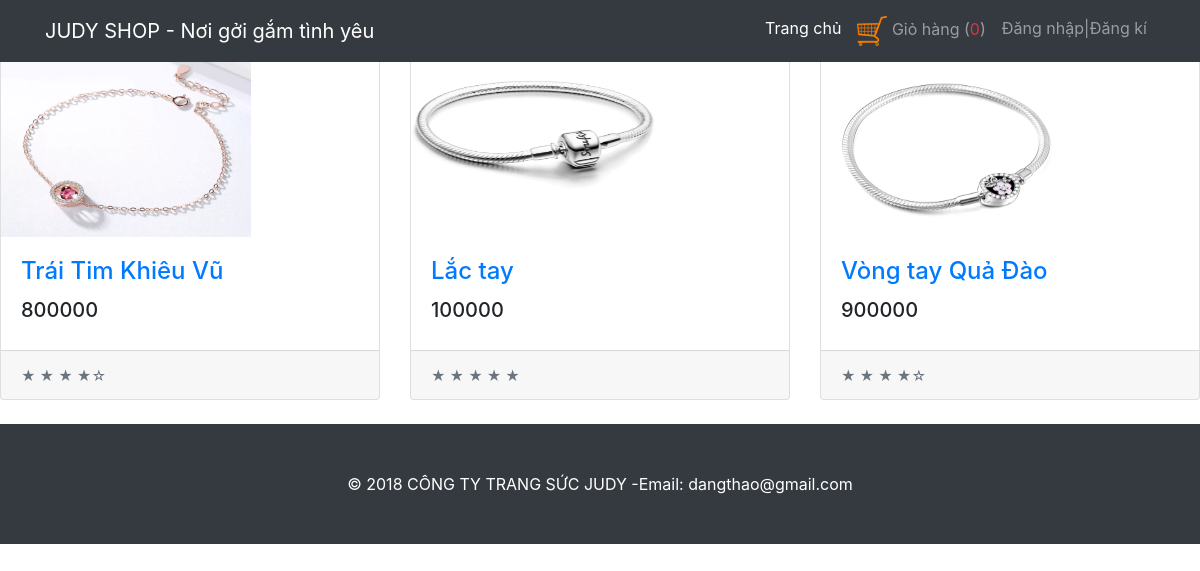
The app's page /category_details.php?category=1 with its own data.
### tables this page shows
CREATE TABLE `products` (
  `id` int(11) NOT NULL,
  `product_name` varchar(100) NOT NULL,
  `image_url` varchar(200) NOT NULL,
  `description` text NOT NULL,
  `category_id` int(11) NOT NULL,
  `price` int(11) NOT NULL,
  `rate` tinyint(4) NOT NULL
);

### site/products.php (called while the page is built, shortened)
<?php
	function get_product_in_category($connect,$category_id)
	{
		$sql = "SELECT * FROM products WHERE category_id=".$category_id;
		$result = $connect->query($sql);
		if ($result->num_rows > 0) {
		while($row = mysqli_fetch_array($result))
		{
			$products[]=$row;
		}
		return $products;
		}
	}
?>

### category_details.php (the view)
<?php
include("site/header.php");
include("site/products.php");
	if(isset($_GET['category']))
	{
		$products = get_product_in_category($connect,$_GET['category']);
         echo '<div class="row">';
			foreach($products as $product)
			{
			?>
			<div class="col-lg-4 col-md-6 mb-4">
              <div class="card h-100">
                <a href="product_details.php?id=<?php echo htmlspecialchars($product['id']);?>"><img src="<?php echo $product['image_url'] ?>" width="250" height="180"></a>
                <div class="card-body">
                  <h4 class="card-title">
                    <a href="product_details.php?id=<?php echo htmlspecialchars($product['id']);?>"><?php echo $product['product_name'] ?></a>
                  </h4>
                  <h5><?php echo $product['price'] ?></h5>
                </div>
                <div class="card-footer">
                  <small class="text-muted">
				  <?php
				  for($i =0;$i <5;$i++)
				  {
					if($i <$product['rate'])
						echo " &#9733;";
					else
						echo "&#9734;";
				  }
				  ?>
				  </small>
                  </div>
              </div>
            </div>
	<?php
		}
	}else
	{
		echo "404 không tìm thấy trang.";
	}
	echo "  </div>";
	include("site/footer.php");
?>

### public/css/shop-homepage.css (style rules this page uses)
body { padding-top: 54px; }
@media (min-width: 992px) { body { padding-top: 56px; } }

### records on screen
products: image_url (picture), product_name "Trái Tim Khiêu Vũ", price "800000"
products: image_url (picture), product_name "Lắc tay", price "100000", rate 5 (drawn)
products: image_url (picture), product_name "Vòng tay Quả Đào", price "900000"

### other values on screen
$_SESSION["number_product_in_cart"] "0"
